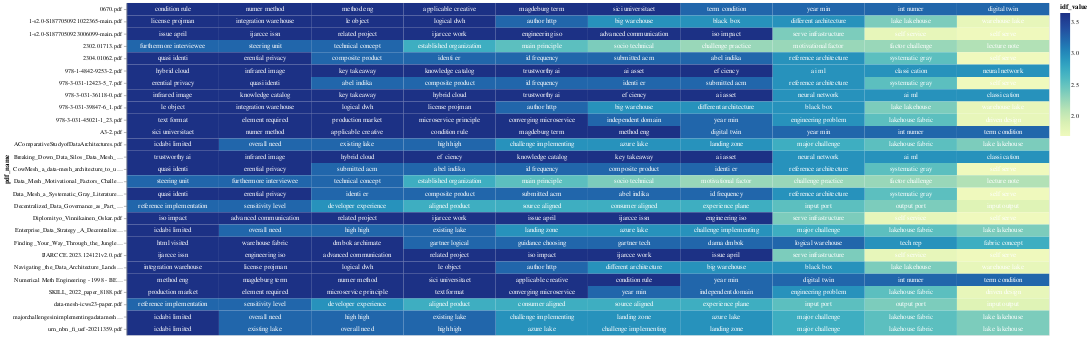

Notebook code for this chart:
### Code cell
import altair as alt
import pandas as pd
import numpy as np

# Assuming you already have the 'result_df' DataFrame from the previous code

# Select the top terms for each PDF
top_terms_df = result_df.groupby('pdf_name').head(10)

# Add a small random value to 'idf_value' for better visualization
top_terms_df['idf_value'] = top_terms_df['idf_value'] + np.random.rand(top_terms_df.shape[0]) * 0.0001

# Create a base chart
base = alt.Chart(top_terms_df).encode(
    x=alt.X('rank:O', axis=None),  # Use rank for x-axis
    y='pdf_name:N',
    color=alt.Color('idf_value:Q', scale=alt.Scale(scheme='viridis')),
    text='topic_word:N'  # Corrected column name to 'topic_word'
).transform_window(
    rank="rank()",
    sort=[alt.SortField("idf_value", order="descending")],
    groupby=["pdf_name"]
)

# Create a heatmap
heatmap = base.mark_rect().encode(
    color='idf_value:Q',
)

# Create text labels
text = base.mark_text(baseline='middle').encode(
    color=alt.condition(alt.datum.idf_value >= 0.23, alt.value('white'), alt.value('black'))
)

# Display the heatmap and text labels
(heatmap + text).properties(width=1500)

### Figure 1 — Vega-Lite specification as saved in the notebook (floating-point values rounded to 4 significant figures; data arrays with more than 128 entries replaced by an {"elided": "..."} marker saying what was removed)
{"config": {"view": {"continuousWidth": 300, "continuousHeight": 300}}, "layer": [{"mark": {"type": "rect"}, "encoding": {"color": {"field": "idf_value", "type": "quantitative"}, "text": {"field": "topic_word", "type": "nominal"}, "x": {"axis": null, "field": "rank", "type": "ordinal"}, "y": {"field": "pdf_name", "type": "nominal"}}, "transform": [{"window": [{"op": "rank", "field": "", "as": "rank"}], "groupby": ["pdf_name"], "sort": [{"field": "idf_value", "order": "descending"}]}]}, {"mark": {"type": "text", "baseline": "middle"}, "encoding": {"color": {"condition": {"test": "(datum.idf_value >= 0.23)", "value": "white"}, "value": "black"}, "text": {"field": "topic_word", "type": "nominal"}, "x": {"axis": null, "field": "rank", "type": "ordinal"}, "y": {"field": "pdf_name", "type": "nominal"}}, "transform": [{"window": [{"op": "rank", "field": "", "as": "rank"}], "groupby": ["pdf_name"], "sort": [{"field": "idf_value", "order": "descending"}]}]}], "data": {"name": "data-372e61c38f6feaed0309c27ddd669f7d"}, "width": 1500, "$schema": "https://vega.github.io/schema/vega-lite/v5.15.1.json", "datasets": {"data-372e61c38f6feaed0309c27ddd669f7d": {"elided": "270 records"}}}
